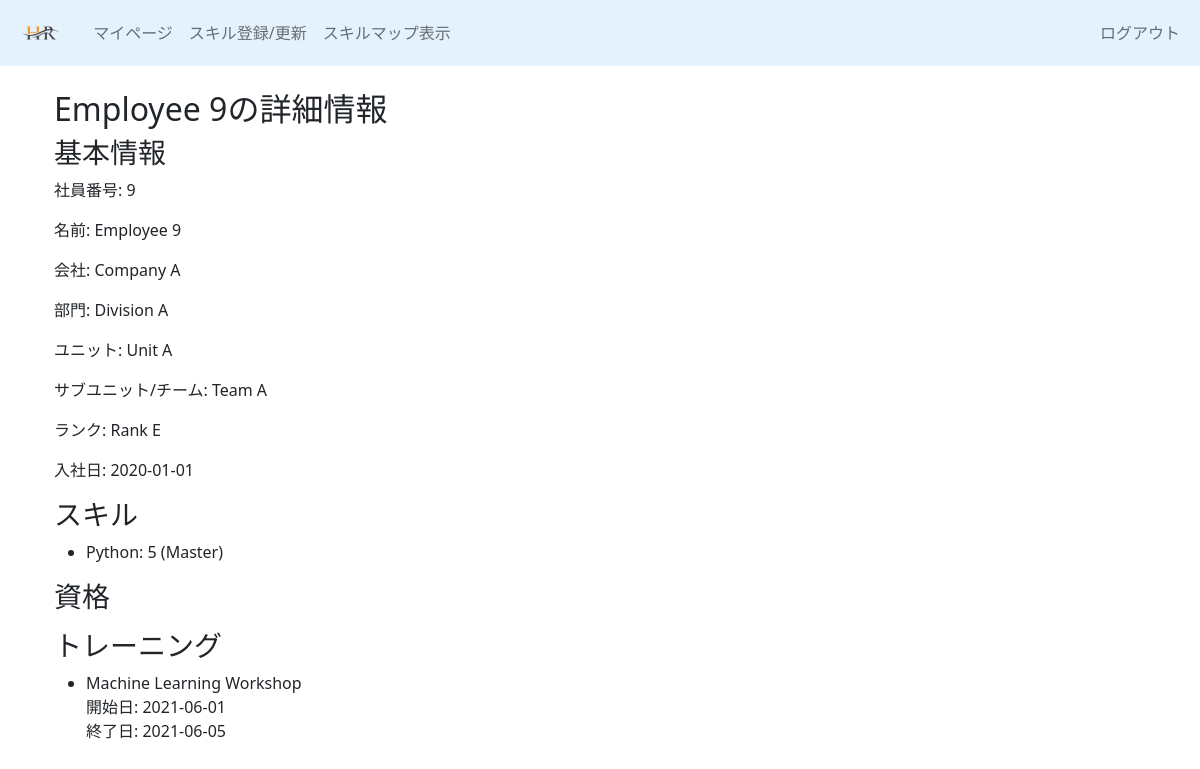
The app's page /employee_detail/9, older data.
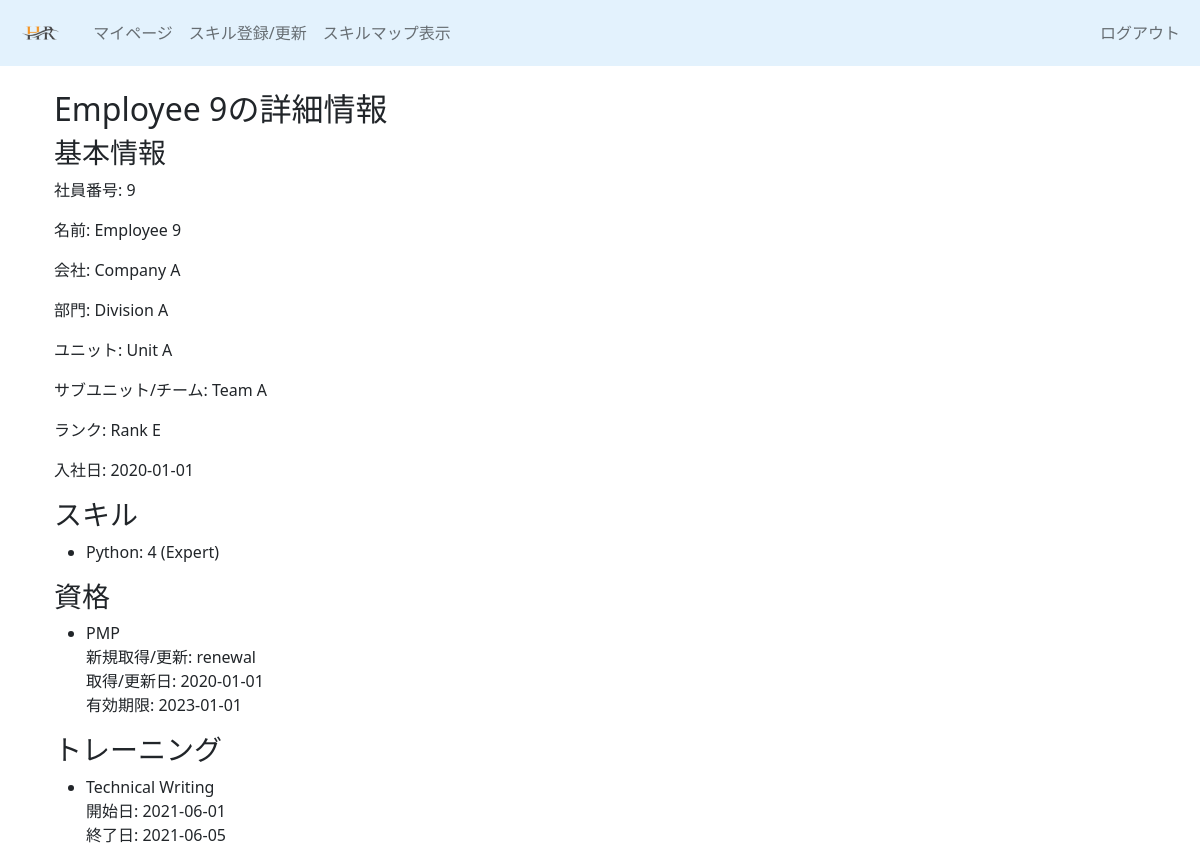
The same page, newer data.
### tableapp/models/skillmap.py (models this page shows)
class SkillList(db.Model):
    __tablename__ = 'skill_list'
    id = db.Column(db.Integer, primary_key=True)
    skill_name = db.Column(db.String(255))
    prof_level_1 = db.Column(db.String(255))
    prof_level_2 = db.Column(db.String(255))
    prof_level_3 = db.Column(db.String(255))
    prof_level_4 = db.Column(db.String(255))
    prof_level_5 = db.Column(db.String(255))
    employee_skills = db.relationship('EmployeeSkill', back_populates='skill', cascade='all, delete-orphan')

class TrainingList(db.Model):
    __tablename__ = 'training_list'
    id = db.Column(db.Integer, primary_key=True)
    training_name = db.Column(db.String(255))
    employee_trainings = db.relationship('EmployeeTraining', back_populates='training', cascade='all, delete-orphan')

class EmployeeTraining(db.Model):
    __tablename__ = 'employee_training'
    id = db.Column(db.Integer, primary_key=True)
    employee_num = db.Column(db.Integer, db.ForeignKey('employee_data.employee_num'), nullable=False)
    training_id = db.Column(db.Integer, db.ForeignKey('training_list.id'), nullable=False)
    start_date = db.Column(db.Date)
    end_date = db.Column(db.Date)
    training = db.relationship('TrainingList', back_populates='employee_trainings')
    employee = db.relationship('EmployeeData', back_populates='employee_trainings')

class QualificationList(db.Model):
    __tablename__ = 'qualification_list'
    id = db.Column(db.Integer, primary_key=True)
    qualification_name = db.Column(db.String(255))
    employee_qualifications = db.relationship('EmployeeQualification', back_populates='qualification', cascade='all, delete-orphan')

class EmployeeQualification(db.Model):
    __tablename__ = 'employee_qualification'
    id = db.Column(db.Integer, primary_key=True)
    employee_num = db.Column(db.Integer, db.ForeignKey('employee_data.employee_num'), nullable=False)
    qualification_id = db.Column(db.Integer, db.ForeignKey('qualification_list.id'), nullable=False)
    newacq_renewal = db.Column(db.String(255))
    acq_renew_date = db.Column(db.Date)
    expiry_date = db.Column(db.Date)
    qualification = db.relationship('QualificationList', back_populates='employee_qualifications')
    employee = db.relationship('EmployeeData', back_populates='employee_qualifications')

### tableapp/views.py (the view)
@app.route('/employee_detail/<int:employee_id>')
def employee_detail(employee_id):
    employee = EmployeeData.query.get_or_404(employee_id)
    skills = EmployeeSkill.query.filter_by(employee_num=employee.employee_num).all()
    qualifications = EmployeeQualification.query.filter_by(employee_num=employee.employee_num).all()
    trainings = EmployeeTraining.query.filter_by(employee_num=employee.employee_num).all()
    skill_details = []
    for skill in skills:
        skill_info = SkillList.query.get(skill.skill_id)
        proficiency_levels = {
            '1': skill_info.prof_level_1,
            '2': skill_info.prof_level_2,
            '3': skill_info.prof_level_3,
            '4': skill_info.prof_level_4,
            '5': skill_info.prof_level_5,
        }
        skill_details.append({
            'name': skill_info.skill_name,
            'level': skill.level,
            'prof_level': proficiency_levels.get(str(skill.level), '-')  # Get proficiency level description
        })
    qualification_details = []
    for qualification in qualifications:
        qualification_info = QualificationList.query.get(qualification.qualification_id)
        qualification_details.append({
            'name': qualification_info.qualification_name,
            'newacq_renewal': qualification.newacq_renewal,
            'acq_renew_date': qualification.acq_renew_date,
            'expiry_date': qualification.expiry_date
        })
    training_details = []
    for training in trainings:
        training_info = TrainingList.query.get(training.training_id)
        training_details.append({
            'name': training_info.training_name,
            'start_date': training.start_date,
            'end_date': training.end_date
        })
    return render_template('tableapp/employee_detail.html', employee=employee, skills=skill_details, qualifications=qualification_details, trainings=training_details)

### tableapp/templates/tableapp/employee_detail.html
{% if session['user_role'] == 'admin' %}
    {% extends "admin_layout.html" %}
{% else %}
    {% extends "employee_layout.html" %}
{% endif %}
{% block content %}
<div class="container mt-4">
    <h2>{{ employee.name }}の詳細情報</h2>
    <h3>基本情報</h3>
    <p>社員番号: {{ employee.employee_num }}</p>
    <p>名前: {{ employee.name }}</p>
    <p>会社: {{ employee.company }}</p>
    <p>部門: {{ employee.division }}</p>
    <p>ユニット: {{ employee.unit }}</p>
    <p>サブユニット/チーム: {{ employee.subunit_team }}</p>
    <p>ランク: {{ employee.rank }}</p>
    <p>入社日: {{ employee.date_of_join }}</p>
    <h3>スキル</h3>
    <ul>
        {% for skill in skills %}
            <li>{{ skill.name }}: {{ skill.level }} ({{ skill.prof_level }})</li>
        {% endfor %}
    </ul>
    <h3>資格</h3>
    <ul>
        {% for qualification in qualifications %}
            <li>
                {{ qualification.name }}<br>
                新規取得/更新: {{ qualification.newacq_renewal }}<br>
                取得/更新日: {{ qualification.acq_renew_date }}<br>
                有効期限: {{ qualification.expiry_date }}
            </li>
        {% endfor %}
    </ul>
    <h3>トレーニング</h3>
    <ul>
        {% for training in trainings %}
            <li>
                {{ training.name }}<br>
                開始日: {{ training.start_date }}<br>
                終了日: {{ training.end_date }}
            </li>
        {% endfor %}
    </ul>
</div>
{% endblock %}

Row changes from the older to the newer data that the page shows:
no longer on this page (row unchanged): TrainingList: name "Machine Learning Workshop", start_date "2021-06-01", end_date "2021-06-05"
computed for SkillList "Python": level "5" → "4"; prof_level "Master" → "Expert"
added QualificationList: name "PMP"
added EmployeeQualification: newacq_renewal "renewal", acq_renew_date "2020-01-01", expiry_date "2023-01-01"
now on this page (row unchanged): TrainingList: name "Technical Writing", start_date "2021-06-01", end_date "2021-06-05"
Text that changed along with them:
new list line: "新規取得/更新: 取得/更新日: 有効期限:"
